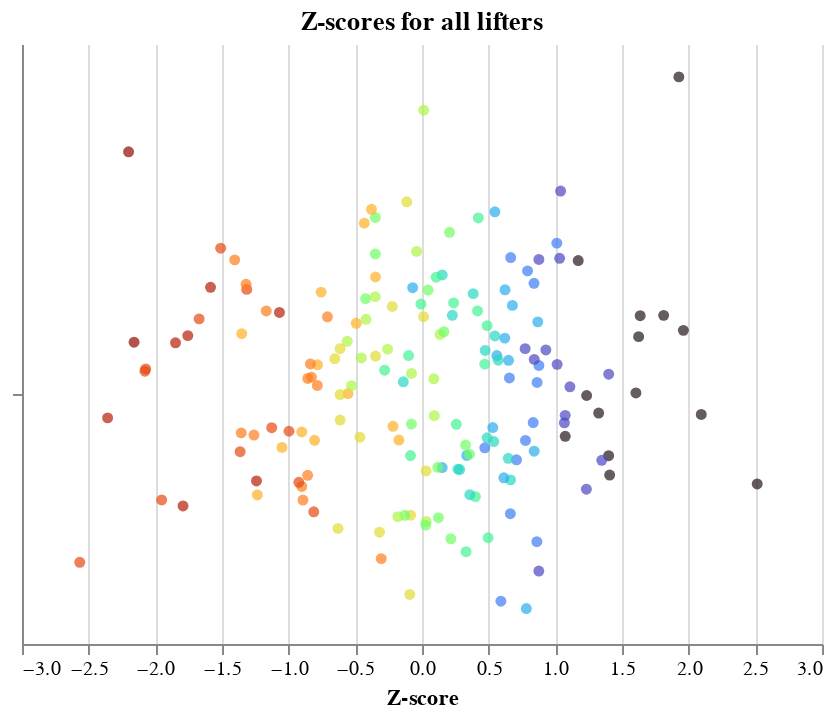

Here is the notebook cell this chart was saved with:
### Code cell
# Plot z-scores for all lifters

alt.Chart(df_all, title="Z-scores for all lifters",).mark_circle().encode(
    y=alt.Y(
        'jitter:Q',
        title=None,
        axis=alt.Axis(values=[0], ticks=True, grid=False, labels=False),
        scale=alt.Scale(),
        ),
    x=alt.X('Normalised:Q', title='Z-score'),
    color=alt.Color('Rank:Q', legend=None, scale=alt.Scale(scheme='turbo')),
    tooltip=['Name:N', 'Rank:Q', 'Category:N', 'Final Total:Q'],
    ).transform_calculate(
        jitter='sqrt(-2*log(random()))*cos(2*PI*random())'
    ).configure_facet(
        spacing=0
    ).configure_view(
        stroke=None
    )

### Figure 1 — Vega-Lite specification as saved in the notebook (floating-point values rounded to 4 significant figures; data arrays with more than 128 entries replaced by an {"elided": "..."} marker saying what was removed)
{"config": {"view": {"continuousWidth": 400, "continuousHeight": 300, "stroke": null}, "facet": {"spacing": 0}}, "data": {"name": "data-a31502d08336bd843be3ad91d5624f73"}, "mark": "circle", "encoding": {"color": {"type": "quantitative", "field": "Rank", "legend": null, "scale": {"scheme": "turbo"}}, "tooltip": [{"type": "nominal", "field": "Name"}, {"type": "quantitative", "field": "Rank"}, {"type": "nominal", "field": "Category"}, {"type": "quantitative", "field": "Final Total"}], "x": {"type": "quantitative", "field": "Normalised", "title": "Z-score"}, "y": {"type": "quantitative", "axis": {"grid": false, "labels": false, "ticks": true, "values": [0]}, "field": "jitter", "scale": {}, "title": null}}, "title": "Z-scores for all lifters", "transform": [{"calculate": "sqrt(-2*log(random()))*cos(2*PI*random())", "as": "jitter"}], "$schema": "https://vega.github.io/schema/vega-lite/v4.8.1.json", "datasets": {"data-a31502d08336bd843be3ad91d5624f73": {"elided": "175 records"}}}
